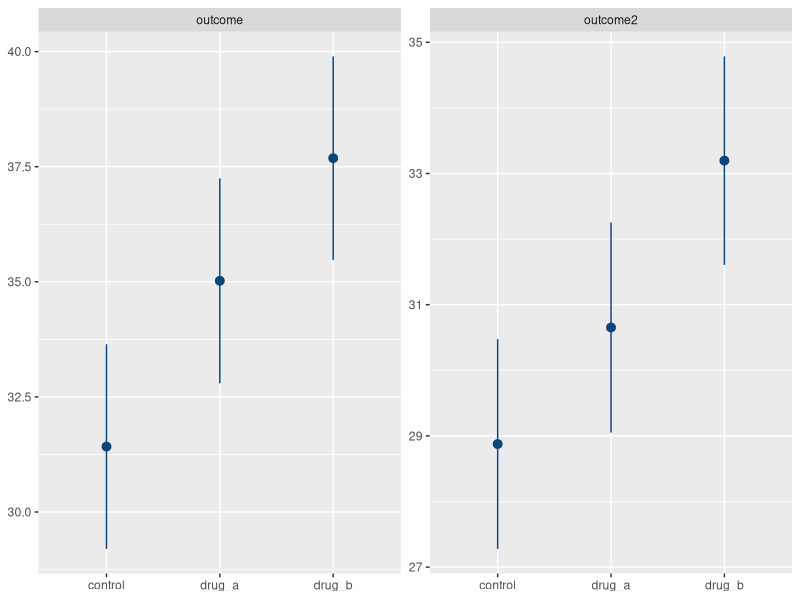

Recreate this plot in R.
# Reproducible analysis script generated by Telos
# Run from the folder holding cleaned.csv. Uncomment install.packages() the first time.
# install.packages(c("emmeans", "ggplot2"))
library(emmeans)
library(ggplot2)
d <- read.csv("cleaned.csv", stringsAsFactors = FALSE)
d$group <- factor(d$group)

# === 01 · MANCOVA ===
# covariates FIRST, factor(s) LAST -> factor row matches car::Manova Type II (spike-proven)
m <- manova(cbind(d[["outcome"]], d[["outcome2"]]) ~ d[["baseline"]] + factor(d[["group"]]))
print(summary(m, test = "Pillai"))
print(summary(aov(d[["outcome"]] ~ d[["baseline"]] + factor(d[["group"]]))))
print(summary(aov(d[["outcome2"]] ~ d[["baseline"]] + factor(d[["group"]]))))
agg <- do.call(rbind, lapply(list(c(d[["outcome"]]), c(d[["outcome2"]])), function(v) {
  d2 <- data.frame(y = v, cov_1 = d[["baseline"]], fac_1 = factor(d[["group"]]))
  lm_fit <- lm(y ~ cov_1 + fac_1, data = d2)
  em <- as.data.frame(emmeans::emmeans(lm_fit, ~ fac_1))
  data.frame(g = as.character(em[["fac_1"]]), m = em$emmean, lo = em$lower.CL, hi = em$upper.CL) }))
agg$dv <- rep(c("outcome", "outcome2"), each = nlevels(factor(d[["group"]])))
print(ggplot(agg, aes(g, m)) + geom_pointrange(aes(ymin = lo, ymax = hi), colour = "#0c447c") +
  facet_wrap(~dv, scales = "free_y") + labs(x = NULL, y = NULL))
